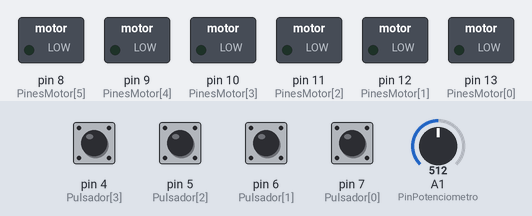
A sketch run on a simulated Arduino Uno, built with avr-gcc and run on an emulated ATmega328P. Parts: switched loads named in the sketch (green lamp = pin HIGH). Dashed ring = blinking. The inputs (shaded band) are chosen by the test bench; at power-on: pin 4 (Pulsador[3]), pin 5 (Pulsador[2]), pin 6 (Pulsador[1]), pin 7 (Pulsador[0]) LOW, A1 (PinPotenciometro) = 512. What the sketch prints to the serial monitor is not drawn.

Above: at 1.2 s.
1.3 s: pin 4 (Pulsador[3]) pulled HIGH for 0.15 s
At 1.37 s:
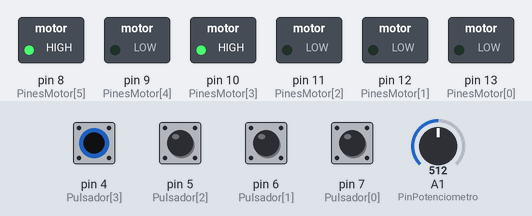
2.9 s: pin 5 (Pulsador[2]) pulled HIGH for 0.15 s
At 2.97 s:
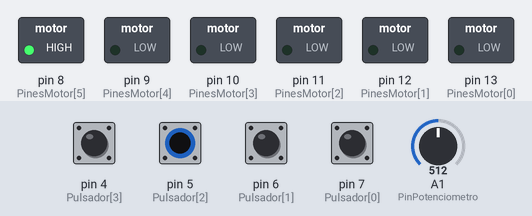
4.5 s: pin 6 (Pulsador[1]) pulled HIGH for 0.15 s
At 4.57 s:
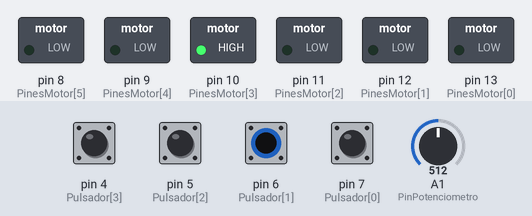
6.1 s: pin 7 (Pulsador[0]) pulled HIGH for 0.15 s
At 6.17 s:
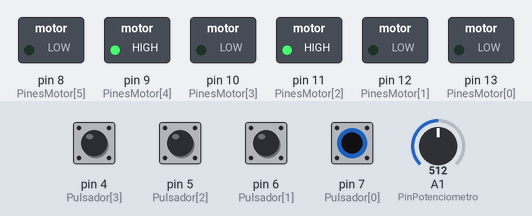
7.7 s: pin 4 (Pulsador[3]) pulsed HIGH 2 times (0.12 s each, 0.3 s apart)
At 7.76 s:
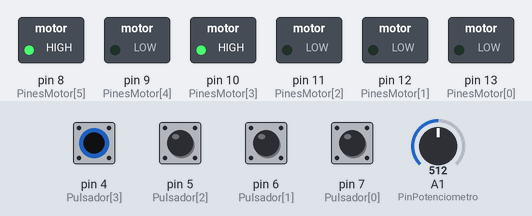
11.3 s: pin 5 (Pulsador[2]) pulsed HIGH 5 times (0.12 s each, 0.3 s apart)
At 11.36 s:
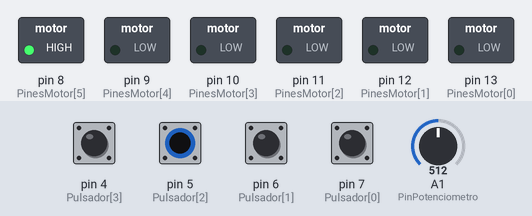
Timing chart, 0 to 14.3 s (numbered marks = the images above; inputs shaded):
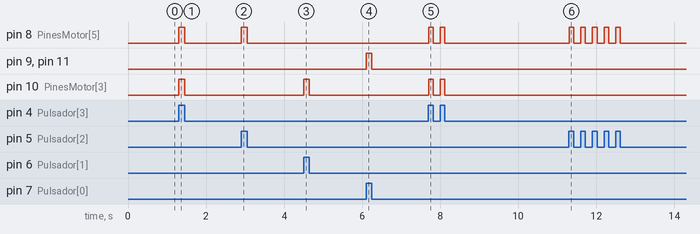

Measured:
- after the input at 1.3 s, pin 8 (PinesMotor[5]), pin 10 (PinesMotor[3]): LOW → HIGH at once, → LOW 0.14 s later
- after the input at 2.9 s, pin 8 (PinesMotor[5]): LOW → HIGH at once, → LOW 0.14 s later
- after the input at 4.5 s, pin 10 (PinesMotor[3]): LOW → HIGH at once, → LOW 0.15 s later
- after the input at 6.1 s, pin 9 (PinesMotor[4]), pin 11 (PinesMotor[2]): LOW → HIGH at once, → LOW 0.14 s later
- after the input at 7.7 s, pin 8 (PinesMotor[5]), pin 10 (PinesMotor[3]): alternates HIGH for 0.12 s and LOW for 0.18 s, 4 changes in all, then stays LOW, starting at once
- after the input at 11.3 s, pin 8 (PinesMotor[5]): alternates HIGH for 0.12 s and LOW for 0.18 s, 10 changes in all, then stays LOW, starting at once

The sketch:

RobotPulsadores.ino
```cpp
const byte PinesMotor[6] = {13, 12, 11, 10, 9, 8};
//EN1,EN2,IN1,IN2,IN3,IN4

// Configuracion de las direcciones:
byte VAdelante[6] = {0, 0, 1, 0, 1, 0};
byte VIzquierda[6] = {0, 0, 0, 1, 0, 0};
byte VDerecha[6] = {0, 0, 0, 0, 0, 1};
byte VAtras[6] = {0, 0, 0, 1, 0, 1};
byte VStop[6] = {0, 0, 0, 0, 0, 0};

int Velocidad;  // Variable para guardar el valor de la velocidad

const byte Pulsador[4] = {7, 6, 5, 4}; // Adelante, Izquierda, Derecha, Atras
const byte PinPotenciometro = A1;
byte ValorPulsador[4]; // Variable para guardor el estado del pulsador


void setup() {

  for (int i = 0; i < 6; i++) {
    pinMode(PinesMotor[i], OUTPUT);
  }
  for (int i = 0; i < 4; i++) {
    pinMode(Pulsador[i], INPUT);
  }

  pinMode(PinPotenciometro, INPUT);

  Serial.begin(9600);
}

void loop() {


  for (int i = 0; i < 4; i++) { //lectura de los estados del potenciometro
    ValorPulsador[i] = digitalRead(Pulsador[i]);
  }

  int ValorPot = analogRead(PinPotenciometro);  //realizar la lectura analógica
  Velocidad = map(ValorPot, 0, 1023, 0, 255);  //convertir a porcentaje


  if (ValorPulsador[0] == 1) { //Adelante
    Adelante(Velocidad);
  }
  else if (ValorPulsador[1] == 1) { //Izquierda
    Izquierda(Velocidad);
  }
  else if (ValorPulsador[2] == 1) { //Derecha
    Derecha(Velocidad);
  }
  else if (ValorPulsador[3] == 1) { //Atras
    Atras(Velocidad);
  }
  else { //Ninguna accion
    Serial.print("No pasa nada");
    Stop();
  }

}

// Funciones de movimiento del motor:

void Adelante(int Velocidad) {
  for (int i = 0; i < 6; i++) {
    digitalWrite(PinesMotor[i], VAdelante[i]);
  }
  analogWrite(PinesMotor[0], Velocidad);
  analogWrite(PinesMotor[1], Velocidad);
}

void Atras(int Velocidad) {
  for (int i = 0; i < 6; i++) {
    digitalWrite(PinesMotor[i], VAtras[i]);
  }
  analogWrite(PinesMotor[0], Velocidad);
  analogWrite(PinesMotor[1], Velocidad);
}

void Derecha(int Velocidad) {
  for (int i = 0; i < 6; i++) {
    digitalWrite(PinesMotor[i], VDerecha[i]);
  }
  analogWrite(PinesMotor[1], Velocidad);
}

void Izquierda(int Velocidad) {
  for (int i = 0; i < 6; i++) {
    digitalWrite(PinesMotor[i], VIzquierda[i]);
  }
  analogWrite(PinesMotor[0], Velocidad);
}

void Stop() {
  for (int i = 0; i < 6; i++) {
    digitalWrite(PinesMotor[i], VStop[i]);
  }
}
```
